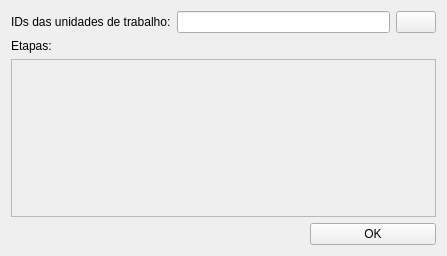
<?xml version="1.0" encoding="UTF-8"?>
<ui version="4.0">
 <class>Form</class>
 <widget class="QWidget" name="Form">
  <property name="geometry">
   <rect>
    <x>0</x>
    <y>0</y>
    <width>447</width>
    <height>256</height>
   </rect>
  </property>
  <property name="windowTitle">
   <string>Form</string>
  </property>
  <layout class="QGridLayout" name="gridLayout">
   <item row="2" column="0" colspan="2">
    <spacer name="horizontalSpacer">
     <property name="orientation">
      <enum>Qt::Horizontal</enum>
     </property>
     <property name="sizeHint" stdset="0">
      <size>
       <width>219</width>
       <height>20</height>
      </size>
     </property>
    </spacer>
   </item>
   <item row="1" column="0" colspan="3">
    <layout class="QVBoxLayout" name="verticalLayout">
     <item>
      <widget class="QLabel" name="label_14">
       <property name="text">
        <string>Etapas:</string>
       </property>
      </widget>
     </item>
     <item>
      <widget class="QScrollArea" name="scrollArea">
       <property name="sizePolicy">
        <sizepolicy hsizetype="Minimum" vsizetype="Expanding">
         <horstretch>0</horstretch>
         <verstretch>0</verstretch>
        </sizepolicy>
       </property>
       <property name="minimumSize">
        <size>
         <width>0</width>
         <height>100</height>
        </size>
       </property>
       <property name="maximumSize">
        <size>
         <width>16777215</width>
         <height>400</height>
        </size>
       </property>
       <property name="widgetResizable">
        <bool>true</bool>
       </property>
       <widget class="QWidget" name="scrollAreaWidgetContents">
        <property name="geometry">
         <rect>
          <x>0</x>
          <y>0</y>
          <width>425</width>
          <height>134</height>
         </rect>
        </property>
        <layout class="QVBoxLayout" name="verticalLayout_2">
         <item>
          <spacer name="verticalSpacer">
           <property name="orientation">
            <enum>Qt::Vertical</enum>
           </property>
           <property name="sizeHint" stdset="0">
            <size>
             <width>20</width>
             <height>40</height>
            </size>
           </property>
          </spacer>
         </item>
        </layout>
       </widget>
      </widget>
     </item>
    </layout>
   </item>
   <item row="0" column="1" colspan="2">
    <layout class="QHBoxLayout" name="horizontalLayout">
     <item>
      <widget class="QLineEdit" name="workspacesIdsLe"/>
     </item>
     <item>
      <widget class="QPushButton" name="extractFieldBtn">
       <property name="text">
        <string/>
       </property>
      </widget>
     </item>
    </layout>
   </item>
   <item row="0" column="0">
    <widget class="QLabel" name="label">
     <property name="text">
      <string>IDs das unidades de trabalho:</string>
     </property>
    </widget>
   </item>
   <item row="2" column="2">
    <widget class="QPushButton" name="okBtn">
     <property name="text">
      <string>OK</string>
     </property>
    </widget>
   </item>
  </layout>
 </widget>
 <resources/>
 <connections/>
</ui>
